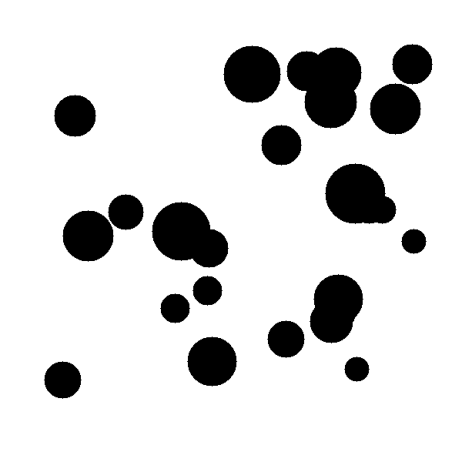
#> input picture spheres_sample.png, 462 x 462 px
$ python -i main.py   (imports and definitions only)
#> lines starting #> are read from the running program, lines starting #| are printed output that depends on the picture; after the words box and inside, x2 and y2 are one past the last pixel; in counts of white or black regions, pixels touching at a corner belong together
from fastapi import FastAPI, File, UploadFile
import cv2
import numpy as np
import tempfile
import base64
from fastapi.middleware.cors import CORSMiddleware

# [9 lines not run here, left out]

def process_image(path):
    # ----------- LOAD IMAGE -----------
#> called with path = 'spheres_sample.png'
    img = cv2.imread(path)
#> img is the input picture: shape (462, 462, 3); min 0, max 255, mean 217.3
    gray = cv2.cvtColor(img, cv2.COLOR_BGR2GRAY)

    # ----------- PREPROCESSING -----------
    blur = cv2.GaussianBlur(gray, (7,7), 0)
    # Otsu Threshold (auto)
    _, thresh = cv2.threshold(blur, 0, 255, cv2.THRESH_BINARY_INV + cv2.THRESH_OTSU)
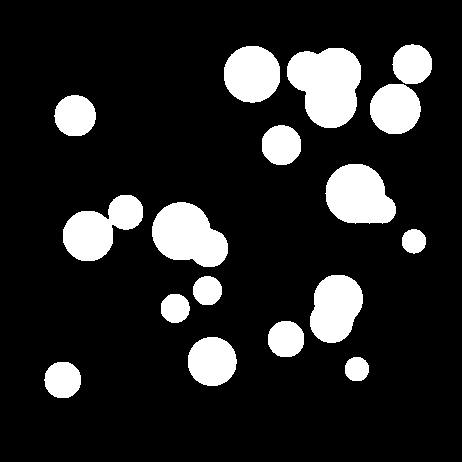
#> thresh: shape (462, 462); 14.8% white; 17 white regions, largest, box (x1, y1, x2, y2) and area: (287, 48, 361, 128) 4376, (152, 202, 228, 267) 3467, (325, 164, 396, 224) 3226

    # ----------- NOISE REMOVAL -----------
    kernel = np.ones((3,3), np.uint8)
    opening = cv2.morphologyEx(thresh, cv2.MORPH_OPEN, kernel, iterations=2)
#> opening: shape (462, 462); 14.8% white; 17 white regions, largest, box (x1, y1, x2, y2) and area: (287, 48, 361, 128) 4376, (152, 202, 228, 267) 3467, (326, 164, 396, 223) 3222

    # ----------- SURE BACKGROUND -----------
    sure_bg = cv2.dilate(opening, kernel, iterations=3)
#> sure_bg: shape (462, 462); 19.6% white; 14 white regions, largest, box (x1, y1, x2, y2) and area: (284, 45, 364, 131) 5364, (265, 272, 366, 360) 5028, (367, 42, 435, 137) 4355

    # ----------- DISTANCE TRANSFORM -----------
    dist_transform = cv2.distanceTransform(opening, cv2.DIST_L2, 5)
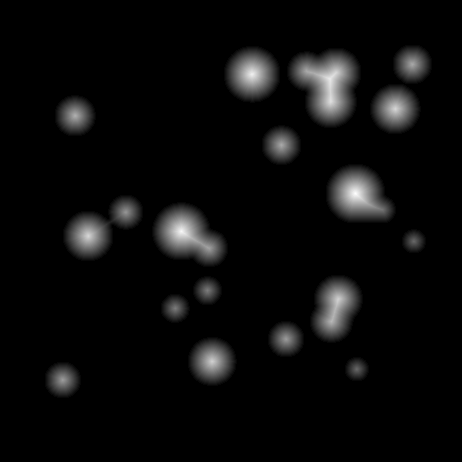
#> dist_transform: shape (462, 462) float32; min 0, max 29.77, mean 1.3; drawn with min black and max white

    # ----------- SURE FOREGROUND -----------
    _, sure_fg = cv2.threshold(dist_transform, 0.5 * dist_transform.max(), 255, 0)
#> sure_fg: shape (462, 462) float32; 2.6% white; 14 white regions, largest, box (x1, y1, x2, y2) and area: (301, 62, 347, 114) 1311, (166, 216, 214, 253) 859, (340, 178, 379, 209) 837
    sure_fg = np.uint8(sure_fg)

    # ----------- UNKNOWN REGION -----------
    unknown = cv2.subtract(sure_bg, sure_fg)
#> unknown: shape (462, 462); 16.9% white; 14 white regions, largest, box (x1, y1, x2, y2) and area: (265, 272, 366, 360) 4404, (284, 45, 364, 131) 4053, (367, 42, 435, 137) 3900

    # ----------- MARKERS -----------
    _, markers = cv2.connectedComponents(sure_fg)
#> markers: shape (462, 462) int32; 15 distinct labels, from 0 to 14

    markers = markers + 1
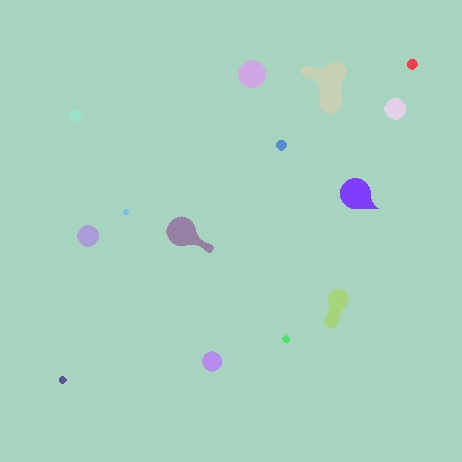
#> markers: shape (462, 462) int32; 15 distinct labels, from 1 to 15; one colour per label, 0 black
    markers[unknown == 255] = 0
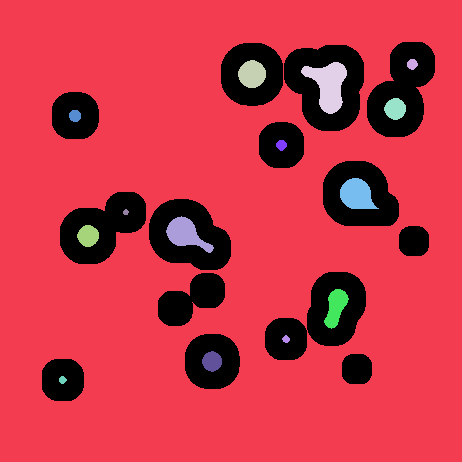
#> markers: shape (462, 462) int32; 16 distinct labels, from 0 to 15; one colour per label, 0 black

    # ----------- WATERSHED -----------
    markers = cv2.watershed(img, markers)
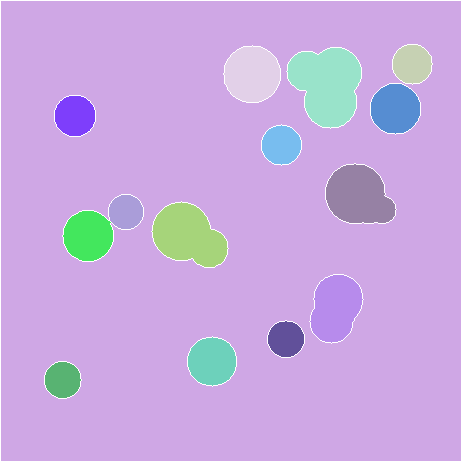
#> markers: shape (462, 462) int32; 16 distinct labels, from -1 to 15; one colour per label, 0 black, -1 white

    # ----------- EXTRACT BUBBLES -----------
    diameters = []

    output = img.copy()

    for label in np.unique(markers):
        if label <= 1:
            continue

        mask = np.zeros(gray.shape, dtype="uint8")
        mask[markers == label] = 255

        # Find contour
        contours, _ = cv2.findContours(mask, cv2.RETR_EXTERNAL, cv2.CHAIN_APPROX_SIMPLE)

        if contours:
            c = max(contours, key=cv2.contourArea)
            area = cv2.contourArea(c)

            # Filter noise
            if area < 200:
                continue

            # Equivalent diameter
            diameter = np.sqrt(4 * area / np.pi)
            diameters.append(float(diameter))

            # Draw contour
            cv2.drawContours(output, [c], -1, (0,255,0), 2)
#> this loop made 16 passes
#> (area, diameter) on passes 3 to 14: (1140.5, 38.11), (2383, 55.08), (4133, 72.54), (1873, 48.83), (1241.5, 39.76), (1152.5, 38.31), (3029, 62.1), (886, 33.59), (3252, 64.35), (1896.5, 49.14), (2552.5, 57.01), (969, 35.13)
#> label on pass 1: -1
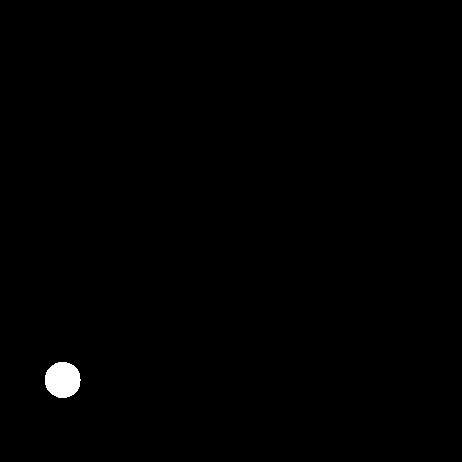
#> mask: shape (462, 462); 0.48% white; 1 white region, box (x1, y1, x2, y2) and area: (45, 362, 81, 398) 1023
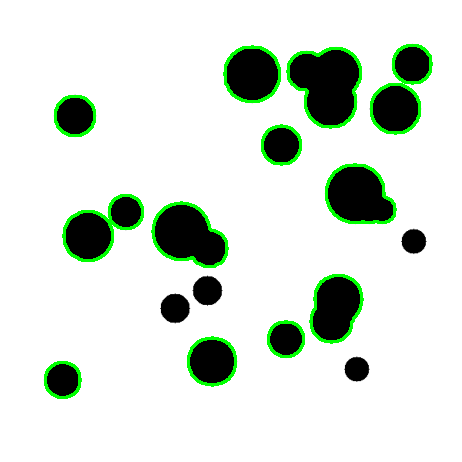
#> output: shape (462, 462, 3); 3.52% of pixels changed, all inside (x1, y1, x2, y2) = (44, 44, 433, 399)
#> after the loop, diameters = [38.11, 55.08, 72.54, 48.83, 39.76, 38.31, 62.1, 33.59, 64.35, 49.14, 57.01, 35.13, 47.35, 35.18]

    # Encode image to base64
    _, buffer = cv2.imencode('.jpg', output)
    img_str = base64.b64encode(buffer).decode('utf-8')

    # ----------- HISTOGRAM -----------
    hist_counts, bin_edges = np.histogram(diameters, bins=15)
#> hist_counts = [3, 2, 1, 0, 0, 3, 0, 0, 1, 1, 1, 1, 0, 0, 1]; bin_edges = [33.59, 36.18, 38.78, 41.38, 43.97, 46.57, 49.17, 51.77, 54.36, 56.96, 59.56, 62.15, 64.75, 67.35, 69.94, 72.54]

    # ----------- SCATTER -----------
    indices = list(range(len(diameters)))
#> indices = [0, 1, 2, 3, 4, 5, 6, 7, 8, 9, 10, 11, 12, 13]

    return {
    "count": len(diameters),
    "avg": float(np.mean(diameters)) if diameters else 0,
    "std": float(np.std(diameters)) if diameters else 0,
    "diameters": diameters,
    "hist_counts": hist_counts.tolist(),
    "bin_edges": bin_edges.tolist(),
    "indices": indices,
    "image": img_str
}

# [6 lines not run here, left out]

>>> result = process_image('spheres_sample.png')
#> result = 8 items
